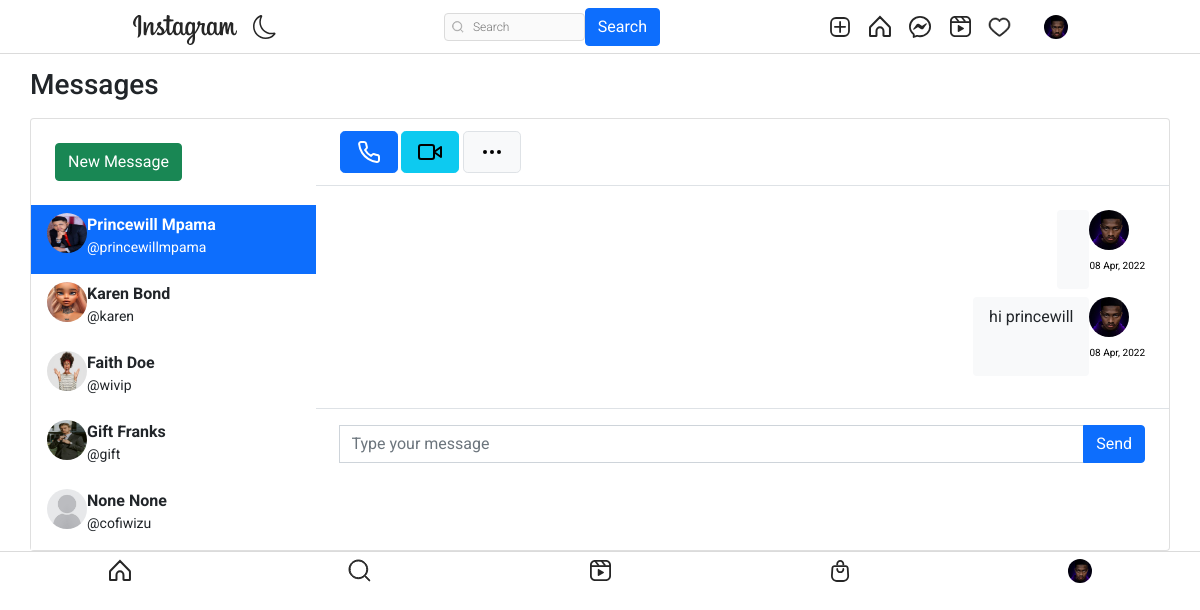
Screenshot of /message/ (signed in) with the database file from the repository.
### authy/models.py (models this page shows, shortened)
class Profile(models.Model):
    user = models.OneToOneField(User, related_name='profile', on_delete=models.CASCADE)
    image = models.ImageField(upload_to="profile_pciture", null=True, default="default.jpg")
    first_name = models.CharField(max_length=200, null=True, blank=True)
    last_name = models.CharField(max_length=200, null=True, blank=True)
    bio = models.CharField(max_length=200, null=True, blank=True)
    location = models.CharField(max_length=200, null=True, blank=True)
    url = models.URLField(max_length=200, null=True, blank=True)
    favourite = models.ManyToManyField(Post, blank=True)

### directs/models.py (models this page shows, shortened)
class Message(models.Model):
    user = models.ForeignKey(User, on_delete=models.CASCADE, related_name="user")
    sender = models.ForeignKey(User, on_delete=models.CASCADE, related_name="from_user")
    reciepient = models.ForeignKey(User, on_delete=models.CASCADE, related_name="to_user")
    body = models.TextField(null=True)
    date = models.DateTimeField(auto_now_add=True)
    is_read = models.BooleanField(default=False)
    def get_message(user):
        users = []
        messages = Message.objects.filter(user=user).values('reciepient').annotate(last=Max('date')).order_by('-last')
        for message in messages:
            users.append({
                'user': User.objects.get(pk=message['reciepient']),
                'last': message['last'],
                'unread': Message.objects.filter(user=user, reciepient__pk=message['reciepient'], is_read=False).count()
            })
        return users

### directs/views.py (the view)
# urls.py: path('', inbox, name="message"),
@login_required
def inbox(request):
    user = request.user
    messages = Message.get_message(user=request.user)
    active_direct = None
    directs = None
    profile = get_object_or_404(Profile, user=user)
    if messages:
        message = messages[0]
        active_direct = message['user'].username
        directs = Message.objects.filter(user=request.user, reciepient=message['user'])
        directs.update(is_read=True)
        for message in messages:
            if message['user'].username == active_direct:
                message['unread'] = 0
    context = {
        'directs':directs,
        'messages': messages,
        'active_direct': active_direct,
        'profile': profile,
    }
    return render(request, 'directs/direct.html', context)

### templates/directs/direct.html (shortened to what this page needs)
{% extends 'base.html' %}
{% load static %}
{% block content %}
<head>
	<link href="https://cdn.jsdelivr.net/npm/bootstrap@5.1.3/dist/css/bootstrap.min.css" rel="stylesheet">
</head>
<br><br>
<main class="conetent">
    <div class="container p-0">
		<h1 class="h3 mb-3">Messages</h1>
		<div class="card">
			<div class="row g-0">
				<div class="col-12 col-lg-12 col-xl-3 border-right chat-messages" >
					<div class="px-4 d-none d-md-block">
						<div class="d-flex align-items-center">
							<div class="flex-grow-1">
								<a href="{% url 'search-users' %}" class="btn btn-success mt-4 mb-4">New Message</a>
							</div>
						</div>
					</div>
					{% for message in messages %}
					<a href="{% url 'directs' message.user.username %}" class="list-group-item list-group-item-action border-0 {% if active_direct == message.user.username %}active{% endif %}">
						<div class="d-flex align-items-start pb-2">
								<img src="{{ message.user.profile.image.url }}" class="rounded-circle mr-1" alt="img" width="40" height="40">
							<div class="flex-grow-1 ml-6">
								<b>{{message.user.profile.first_name}} {{message.user.profile.last_name}}</b>
								<div class="small"> @{{message.user.username}}</div>
							</div>
						</div>
					</a>
					{% endfor %}
				</div>
				<div class="col-12 col-lg-7 col-xl-9">
					<div class="py-2 px-4 border-bottom d-none d-lg-block">
						<div class="d-flex align-items-center py-1">
							<div>
								<button class="btn btn-primary btn-lg mr-1 px-3"></button>
								<button class="btn btn-info btn-lg mr-1 px-3 d-none d-md-inline-block"></button>
								<button class="btn btn-light border btn-lg px-3"></button>
							</div>
						</div>
					</div>
					<div class="position-relative">
						<div class="chat-messages p-4">
									{% for direct in directs %}
										{% if direct.sender == request.user %}
											<div class="chat-message-right pb-2">
												<div>
													<a href=""><img src="{{ direct.sender.profile.image.url }}" class="rounded-circle mr-1" alt="img" width="40" height="40"></a>
													<div class="text-muted small text-nowrap mt-2" style="font-size:10px; color: rgba(180, 180, 180, 0);"><p style="font-size:10px; color: black;">{{direct.date|date:"d M, Y"}}</p></div>
												</div>
												<div class="flex-shrink-1 bg-light rounded py-2 px-3 ml-3">
													{{direct.body}}
												</div>
											</div>
										{% endif %}
									{% endfor %}
						</div>
					</div>
						<div class="flex-grow-0 py-3 px-4 border-top">
							<form method="POST" action="{% url 'send-directs' %}">
								<div class="input-group">
									<input name="body" type="text" class="form-control" placeholder="Type your message">
									<button class="btn btn-primary" type="submit">Send</button>
								</div>
							</form>
						</div>
				</div>
			</div>
		</div>
	</div>
</main>
</html>
{% endblock content %}

### templates/base.html (shortened to what this page needs)
{% load static %}
<!DOCTYPE html>
<html lang="en">
<head>
    <link rel="stylesheet" href="https://cdn.jsdelivr.net/npm/bootstrap-icons@1.8.1/font/bootstrap-icons.css">
    <link href="https://cdn.jsdelivr.net/npm/bootstrap@5.1.3/dist/css/bootstrap.min.css" rel="stylesheet">
    <link rel="stylesheet" type="text/css" href="{% static 'assets1/style.css' %}">
</head>
<body>
    <header class="header">
        <nav class="header__content">
            <div class="header__buttons">
                <a href="{% url 'index' %}" class="header__home">
                </a>
                <button class="header__theme-button" title="Toggle Theme">
                </button>
            </div>
            <form action="{% url 'search-users' %}" method="GET">
                <div class="header__search">
                    <input type="text" placeholder="Search" name="q" value="{{ request.GET.q }}">
                    <button class="btn btn-primary" type="submit">Search</button>
                </div>
            </form>
            <div class="header__buttons header__buttons--desktop">
                <a href="{% url 'newpost' %}">
                </a>
                <a href="{% url 'index' %}">
                </a>
                <a href="{% url 'message' %}">
                </a>
                <a href="#">
                </a>
                <span>
                    <a href="{% url 'show-notification' %}">
                    </a>
                </span>
                <a href="">
                    <button class="profile-button">
                        <a href="{% url 'profile' request.user %}">
                            <div class="profile-button__picture">
                                <img src="{{request.user.profile.image.url}}" alt="User Picture">
                            </div>
                        </a>
                    </button>
                </a>
            </div>
        </nav>
    </header>
    {% block content %}
    {% endblock content %}
    <nav class="navbar">
        <a href="#" class="navbar__button">
        </a>
        <a href="{% url 'search-users'  %}" class="navbar__button">
        </a>
        <a href="#" class="navbar__button">
        </a>
        <a href="#" class="navbar__button">
        </a>
        <a href="{% url 'profile' request.user %}" class="navbar__button profile-button">
            <div class="profile-button__picture">
                <img src="{{request.user.profile.image.url}}" alt="User Picture">
            </div>
        </a>
    </nav>
</body>
</html>

### static/assets1/style.css (style rules this page uses)
*, *::after, *::before { box-sizing: border-box; margin: 0; padding: 0; }
*, button, input, select, textarea { font-family: 'Roboto', sans-serif; }
:root { --primary: hsl(0, 0%, 100%); --secondary: hsl(0, 0%, 98%); --border: hsl(0, 0%, 86%); --story-border: hsl(0, 0%, 78%); --img-border: hsla(0, 0%, 0%, 0.1); --text-dark: hsl(0, 0%, 15%); --text-light: hsl(0, 0%, 60%); --like: hsl(355, 82%, 61%); --link: hsl(204, 100%, 48%); --header-height: 44px; --nav-height: 44px; }
body { min-height: 100vh; display: flex; flex-direction: column; overflow-y: auto; }
svg { display: block; }
img { max-width: 100%; }
.header { width: 100%; height: var(--header-height); background-color: var(--primary); display: flex; justify-content: center; position: fixed; top: 0; left: 0; z-index: 2; }
.header::after { content: ''; position: absolute; bottom: 0; width: 100%; height: 1px; background-color: var(--border); }
.header__content { width: 100%; max-width: 975px; padding: 0 14px; display: flex; justify-content: space-between; align-items: center; }
.header__home { margin-top: 5px; }
.header__theme-button { background-color: transparent; border: none; cursor: pointer; }
.header__theme-button-moon { display: unset; }
.header__search { width: 216px; height: 28px; display: none; align-items: center; position: relative; }
.header__search svg { width: 12px; height: 12px; position: absolute; left: 8px; }
.header__search input { width: 100%; height: 100%; background-color: var(--secondary); padding: 4px 10px 4px 28px; border: 1px solid var(--border); border-radius: 4px; outline: none; font-size: 12px; font-weight: 300; text-decoration: none; color: var(--text-light); text-overflow: ellipsis; overflow: hidden; white-space: nowrap; }
.header__buttons { display: flex; align-items: center; gap: 16px; }
.navbar { width: 100%; height: var(--nav-height); background-color: var(--primary); display: flex; position: fixed; bottom: 0; left: 0; z-index: 2; }
.navbar::after { content: ''; position: absolute; top: 0; width: 100%; height: 1px; background-color: var(--border); }
.navbar__button { flex: 1 0 auto; display: flex; justify-content: center; align-items: center; }
.profile-button { background-color: transparent; border: none; outline: none; cursor: pointer; position: relative; }
.profile-button__picture { width: 24px; height: 24px; border-radius: 50%; overflow: hidden; position: relative; }
.profile-button__picture::after { content: ''; position: absolute; top: 0; bottom: 0; left: 0; right: 0; border: 1px solid var(--img-border); border-radius: 50%; }
@media (min-width: 768px) { :root { --header-height: 54px; --nav-height: 0px; } }
@media (min-width: 768px) { .header__content { padding: 0 20px; } }
@media (min-width: 768px) { .header__search { display: flex; } }
@media (min-width: 768px) { .navbar { display: none; } }

### templates/directs/direct.html (style rules this page uses)
body { margin-top:20px; }
.chat-messages { display: flex; flex-direction: column; max-height: 800px; overflow-y: scroll }
.chat-message-left, .chat-message-right { display: flex; flex-shrink: 0 }
.chat-message-right { flex-direction: row-reverse; margin-left: auto }
.py-3 { padding-top: 1rem!important; padding-bottom: 1rem!important; }
.px-4 { padding-right: 1.5rem!important; padding-left: 1.5rem!important; }
.flex-grow-0 { flex-grow: 0!important; }
.border-top { border-top: 1px solid #dee2e6!important; }

### rows the page displays
Message: sender.profile.image (picture), date "08 Apr, 2022"
Message: sender.profile.image (picture), date "08 Apr, 2022", body "hi princewill"

### other values shown
{{ message.user.profile.first_name }} "Princewill"
{{ message.user.profile.last_name }} "Mpama"
{{ message.user.username }} "princewillmpama"
{{ message.user.profile.first_name }} "Karen"
{{ message.user.profile.last_name }} "Bond"
{{ message.user.username }} "karen"
{{ message.user.profile.first_name }} "Faith"
{{ message.user.profile.last_name }} "Doe"
{{ message.user.username }} "wivip"
{{ message.user.profile.first_name }} "Gift"
{{ message.user.profile.last_name }} "Franks"
{{ message.user.username }} "gift"
{{ message.user.profile.first_name }} "None"
{{ message.user.profile.last_name }} "None"
{{ message.user.username }} "cofiwizu"
